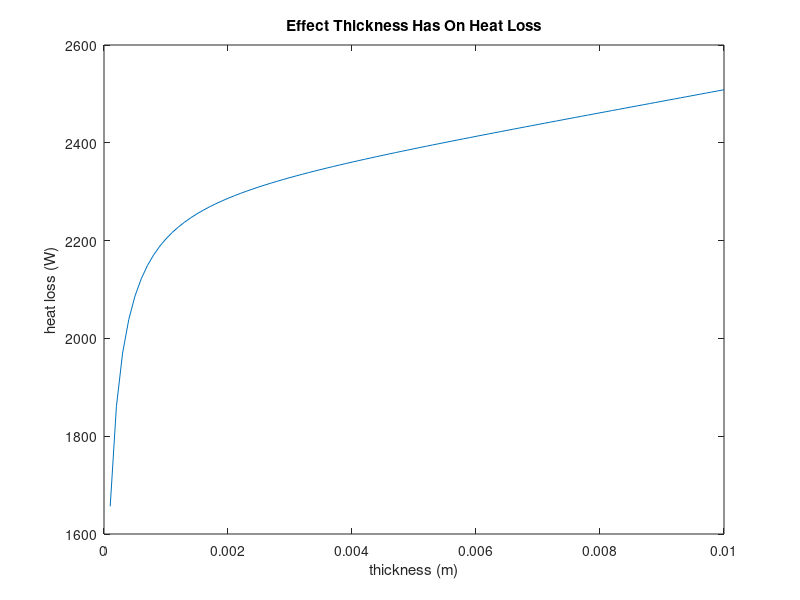

Write the MATLAB code that produced this figure.
H=0.25;
r1=0.025;
Tw=500;
Tb=25;
k=186;
t=[0.0001:0.0001:0.01];
N=5;
r2=0.05;
h=50;
L=r2-r1;
Lc=L+0.5.*t;
Am=Lc.*t;
r2c=r1+Lc;
Af=2*pi.*(r2c.^2-r1^2);
Lb=H-N.*t;
Ab=pi*Lb*2*r1;
mL=sqrt(2*h./(k.*Am)).*Lc.^1.5;
nf=tanh(mL)./mL;
qf=N.*nf.*h.*Af.*(Tw-Tb);
qb=h.*Ab.*(Tw-Tb);
qtot=qf+qb;
plot(t,qtot);
xlabel('thickness (m)');
ylabel('heat loss (W)');
title('Effect Thickness Has On Heat Loss');
